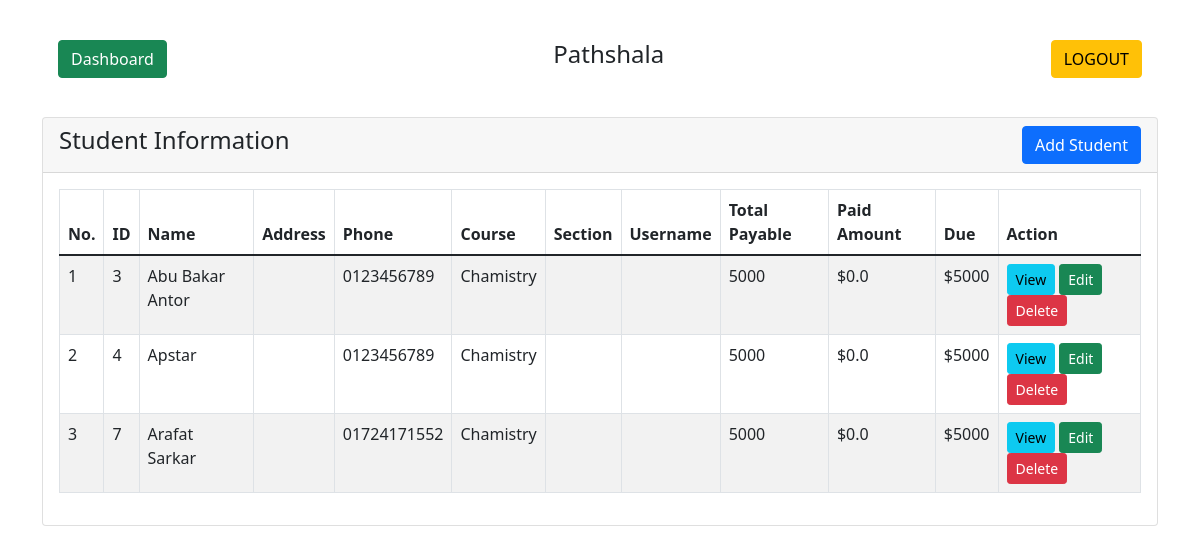
Before: /students.php (signed in) with the older database file.
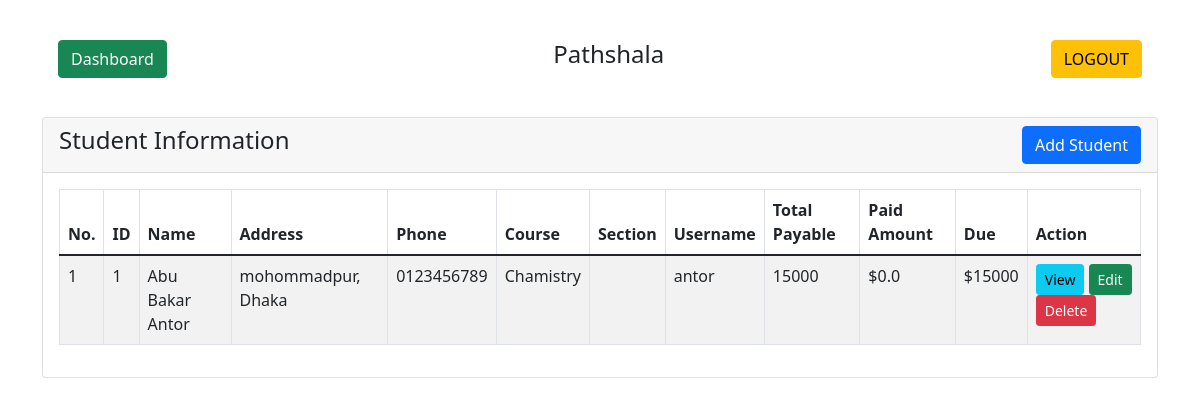
After: the same page with the newer database file.
### tables this page shows
CREATE TABLE `students` (
  `id` int(255) NOT NULL,
  `name` varchar(255) NOT NULL,
  `address` varchar(255) NOT NULL,
  `phone` varchar(255) NOT NULL,
  `course` varchar(255) NOT NULL,
  `section` varchar(255) NOT NULL,
  `total_payment` varchar(255) NOT NULL,
  `user_name` varchar(255) NOT NULL,
  `status` enum('1','0') NOT NULL DEFAULT '1',
  `date_time` datetime NOT NULL DEFAULT current_timestamp()
);

### students.php (the view, shortened to what this page needs)
<?php
  if (isset($_SESSION['user_id']) && isset($_SESSION['user_username'])) {
?>
<!doctype html>
<html lang="en">
  <head>
    <link href="https://cdn.jsdelivr.net/npm/bootstrap@5.1.3/dist/css/bootstrap.min.css" rel="stylesheet">
    <link rel="stylesheet" href="//cdn.jsdelivr.net/npm/alertifyjs@1.13.1/build/css/alertify.min.css"/>
</head>
<body>
<div class="container mt-4">
    <div class="row">
        <div class="col-md-12">
		<div class="card-body">
                    <h4 class="text-center">Pathshala
                        <a href="index.php" class="btn btn-success float-start mr">Dashboard</a>
						<a href="logout.php" class="btn btn-warning float-end">LOGOUT</a>
                    </h4>
                </div>
				<br />
            <div class="card">
                <div class="card-header">
                    <h4>Student Information
                        <button type="button" class="btn btn-primary float-end" data-bs-toggle="modal" data-bs-target="#studentAddModal">
                            Add Student
                        </button>
                    </h4>
                </div>
                <div class="card-body">
                    <table id="myTable" class="table table-bordered table-striped">
                        <thead>
                            <tr>
                                <th>No.</th>
                                <th>ID</th>
                                <th>Name</th>
                                <th>Address</th>
                                <th>Phone</th>
                                <th>Course</th>
                                <th>Section</th>
								<th>Username</th>
                                <th>Total Payable</th>
                                <th>Paid Amount</th>
								<th>Due</th>
                                <th>Action</th>
                            </tr>
                        </thead>
                        <tbody>
                            <?php
                            require 'db/dbcon.php';
                            $query = "SELECT * FROM students";
                            $query_run = mysqli_query($con, $query);
                            if(mysqli_num_rows($query_run) > 0)
                            {
                                $i = 1;
                                foreach($query_run as $student)
                                {
                                    ?>
                                    <tr>
                                        <td><?= $i ?></td>
                                        <td><?= $student['id'] ?></td>
                                        <td><?= $student['name'] ?></td>
                                        <td><?= $student['address'] ?></td>
                                        <td><?= $student['phone'] ?></td>
                                        <td><?= $student['course'] ?></td>
                                        <td><?= $student['section'] ?></td>
										<td><?= $student['user_name'] ?></td>
                                        <td><?= $student['total_payment'] ?></td>
                                        <td>
                                        <?php
                                        $sid =  $student['id'] ;
										$query = "SELECT SUM(amount) FROM payment
                                        where s_id =  $sid";
										$query_run = mysqli_query($con, $query);
										while($amount = mysqli_fetch_array($query_run))
										{
                                            if($amount['SUM(amount)'] <= 0)
                                            {
                                                echo "$0.0";
                                            }
                                            else
                                            {
                                                echo '$'.$amount['SUM(amount)'];
                                            }
										}
									    ?>
                                        </td>
                                        <td>
                                        <?php
                                        $sid =  $student['id'] ;
										$query = "SELECT SUM(total_payment) FROM students
                                        where id =  $sid";
										$query_run = mysqli_query($con, $query);
										while($total_payment = mysqli_fetch_array($query_run))
										{
                                         $calculate = $total_payment['SUM(total_payment)'];
                                         $query = "SELECT SUM(amount) FROM payment
                                         where s_id =  $sid";
                                         $query_run = mysqli_query($con, $query);
                                         while($amount = mysqli_fetch_array($query_run))
                                         {
                                          $payable = $amount['SUM(amount)'];
                                          $totalsum = $calculate - $payable;
										  if($totalsum >0) {
											  echo '$'.$totalsum;
										  }else{
											  echo '$'.$totalsum.' B';
										  }
                                         }
										}
									    ?>
                                        </td>
                                        <td>
                                            <button type="button" value="<?=$student['id'];?>" class="viewStudentBtn btn btn-info btn-sm">View</button>
                                            <button type="button" value="<?=$student['id'];?>" class="editStudentBtn btn btn-success btn-sm">Edit</button>
                                            <button type="button" value="<?=$student['id'];?>" class="deleteStudentBtn btn btn-danger btn-sm">Delete</button>
                                        </td>
                                    </tr>
                                    <?php
                                    $i++;
                                }
                            }
                            ?>
                        </tbody>
                    </table>
                </div>
            </div>
        </div>
    </div>
</div>
</body>
</html>
<?php
}else {
   header("Location: login.php");
}
 ?>

Changed rows visible on the page:
removed students: id "3", name "Abu Bakar Antor", phone "0123456789", course "Chamistry", total_payment "5000", totalsum "5000"
removed students: id "4", name "Apstar", phone "0123456789", course "Chamistry", total_payment "5000", totalsum "5000"
removed students: id "7", name "Arafat Sarkar", phone "01724171552", course "Chamistry", total_payment "5000", totalsum "5000"
added students: id "1", name "Abu Bakar Antor", address "mohommadpur, Dhaka", phone "0123456789", course "Chamistry", user_name "antor", total_payment "15000", totalsum "15000"
